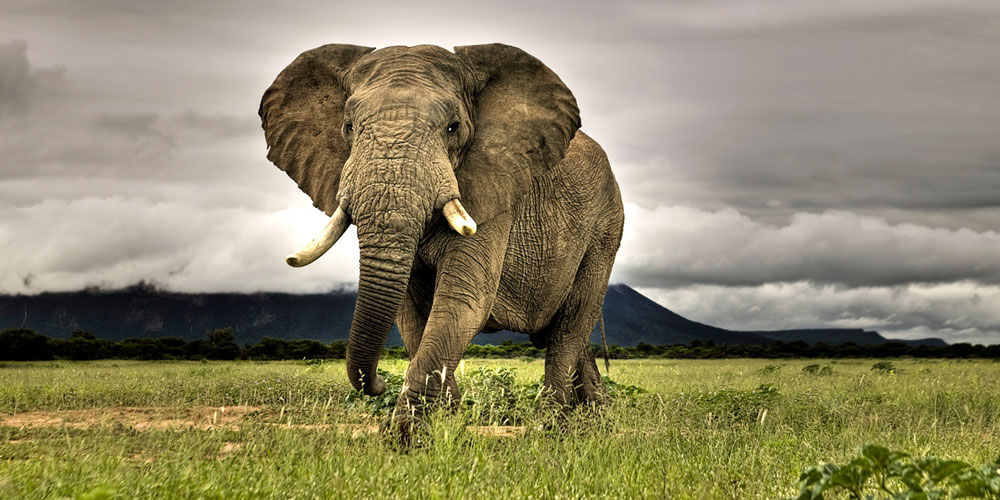
#> input picture test_image.jpg, 1000 x 500 px
$ jupyter execute ColoredSVDImageCompression.ipynb   (shell and % lines are left out)
#> lines starting #> are read from the running program, lines starting #| are printed output that depends on the picture
### svd_algo/ssvd.py
import numpy as np
import svd_algo.svd as svd


def svd_shuffle(matrix, block_size=16):
    """
    Using extended shuffling for single block here

    :param numpy.array matrix:
    :return:
    """

    M, N = matrix.shape
    X = []
    for i in range(M // block_size):
        a = i * block_size
        for j in range(N // block_size):
            b = j * block_size
            cell = matrix[a:a + block_size, b:b + block_size]

            cell = cell.reshape((1, -1))
            X.append(cell[0])
    X = np.array(X)
    return X


def svd_unshuffle(X, old_size, block_size=16):
    """
    Unshuffling the array

    :param block_size:
    :param numpy.ndarray X:
    :return:
    """
    m, n = old_size

    m = m - (m % block_size)
    n = n - (n % block_size)

    height, width = m // block_size, n // block_size

    A = [None] * height

    for i in range(len(X)):
        row = X[i].reshape((block_size, block_size))
        if (i * block_size) % n == 0:
            A[(i * block_size) // n] = row.copy()
        else:
            A[(i * block_size) // n] = np.hstack([A[(i * block_size) // n], row])

    res = A[0]
    for i in range(1, len(A)):
        res = np.vstack([res, A[i]])

    return res


# [12 lines that do not run on import are left out]

    # [9 lines of commented-out code are left out]

### svd_algo/svd.py
import numpy as np
from math import sqrt
import math


def compute_sigma(evalues, m, n):
    """
    Compute sigma(middle) matrix of SVD

    :param evalues:
    :param m:
    :param n:
    :return:
    """
    sigma = np.zeros((m, n))

    for i in range(m):
        try:
            sigma[i, i] = evalues[i] ** 0.5
        except IndexError as e:
            continue

    return sigma


def compute_V(evalues, evectors):
    """
    Compute V(right side matrix) of SVD

    :param evalues:
    :param evectors:
    :return:
    """
    evectors = evectors.T

    evalues, evectors = zip(*sorted(zip(evalues, evectors), reverse=True))
    evectors = np.array(evectors)

    V = evectors.T

    return V


def compute_U(matrix, S, V, n):
    """
    Compute U(left side matrix) of SVD

    :param matrix:
    :param S:
    :param V:
    :param n:
    :return:
    """
    UT = np.zeros((len(S), len(matrix)))

    n, m = S.shape

    for i in range(min(n, m)):
        d = np.dot((1 / S[i, i]), matrix)
        UT[i] = np.dot(d, V[i])

    U = UT.T

    return U


def svd(matrix):
    """
    SVD decomposition algorithm
    Decompose a given matrix to 3 matrices(U * sigma * V.T)
    More here:
    https://en.wikipedia.org/wiki/Singular-value_decomposition

    :param matrix: np.array
    :return: np.array, np.array, np.array
    """
    n, m = matrix.shape

    # Compute eigenvalues of A * A(T)
    AAT = matrix.dot(matrix.T)
    eigenvalues = np.linalg.eigvals(AAT)

    # Compute eigenvectors of A(T) * A
    ATA = matrix.T.dot(matrix)
    values, eigenvectors = np.linalg.eig(ATA)

    # Compute Sigma(S) -> middle diagonal matrix
    S = compute_sigma(eigenvalues, n, m)

    # Compute V -> right orthogonal matrix
    V = compute_V(values, eigenvectors)
    V = V.T

    # Compute U -> left orthogonal matrix
    U = compute_U(matrix, S, V, n)

    return U, S, V.T


def get_A_approximation(U, sigma, V, rank):
    """
    Return an matrix approximation of a specific rank
    based on its SVD decomposition(U, sigma, V)

    :param U:
    :param sigma:
    :param V:
    :param rank:
    :return:
    """

    a = np.matrix(U[:, :rank])
    b = sigma[:rank]
    b = b[:rank, :rank]
    c = np.matrix(V[:rank, :])

    approximation = np.matrix(a * b * c, dtype='float64')

    return approximation


# [13 lines that do not run on import are left out]

### svd_algo/compress_image.py
import numpy as np

from svd_algo import ssvd, svd


def compress_image(image, mode="grayscale", block_size=16, rank=20):
    """
    The main function to make a compression of the image

    :param image: np.array as a representation of image
    :param mode: 'grayscale' or 'rgb'
    :param block_size:
    :param rank: rank of approximation(the bigger rank -> better quality -> bigger size)
    :return: np.array as a representation of compressed image
    """

    possible_mode = ["grayscale", "rgb"]
    if mode not in possible_mode:
        raise ValueError(format("mode argument should be one of the: {}".format(", ".join(possible_mode))))

    if mode == "grayscale":
        X = ssvd.svd_shuffle(np.array(image, dtype='float64'), block_size)
        U, sigma, V = svd.svd(X)
        V = V.T

        reconstimg = svd.get_A_approximation(U, sigma, V, rank)

        img = ssvd.svd_unshuffle(reconstimg, image.shape, block_size)

        return img

    elif mode == "rgb":
        if len(image.shape) < 3 or image.shape[2] != 3:
            raise ValueError(
                "Image matrix should be of the size (n, m, 3) Where n, m - size of the image and 3 means three dimensions (RGB)")

        # Split into 3 layers
        layers = []
        for i in range(3):
            layers.append(image[:, :, i].copy())

        # Decompose each layer
        decomposed_layers = []

        for layer in layers:
            layer_X = ssvd.svd_shuffle(np.array(layer, dtype='float64'), block_size=16)
            U, sigma, V = svd.svd(layer_X)
            V = V.T

            decomposed_layers.append([U, sigma, V])

        # Apply approximation for each compressed_layer

        compressed_layers = []
        for dcl in decomposed_layers:
            U, sigma, V = dcl

            sl = svd.get_A_approximation(U, sigma, V, rank)
            l = ssvd.svd_unshuffle(sl, layers[0].shape, 16)

            compressed_layers.append(l)

        # Combine all 3 layers into 1 matrix and return the compressed image
        n, m = compressed_layers[0].shape
        compressedImage = np.zeros((n, m, 3), 'uint8')

        compressedImage[:, :, 0] = compressed_layers[0]
        compressedImage[:, :, 1] = compressed_layers[1]
        compressedImage[:, :, 2] = compressed_layers[2]

        return compressedImage

### ColoredSVDImageCompression.ipynb
[cell 1]
import matplotlib.pyplot as plt
import numpy as np
import time

from PIL import Image

[cell 2]
# Open the image and show it in RGB mode

[cell 3]
img = Image.open('test_image.jpg')
#> img is the input picture: PIL image 1000x500 RGB; mean R, G, B 141.6, 134.5, 104.4

imggray = img.convert()
plt.figure(figsize=(12, 6))
plt.imshow(imggray)

[cell 4]
# Convert image to the RGB numpy matrix

[cell 5]
coloredImg = np.array(img)

plt.figure(figsize=(12,6))
plt.imshow(coloredImg);

[cell 6]
# Split the RGB matrix to 3 channels(3 matrices)

[cell 7]
R = coloredImg[:, :, 0].copy()
G = coloredImg[:, :, 1].copy()
B = coloredImg[:, :, 2].copy()
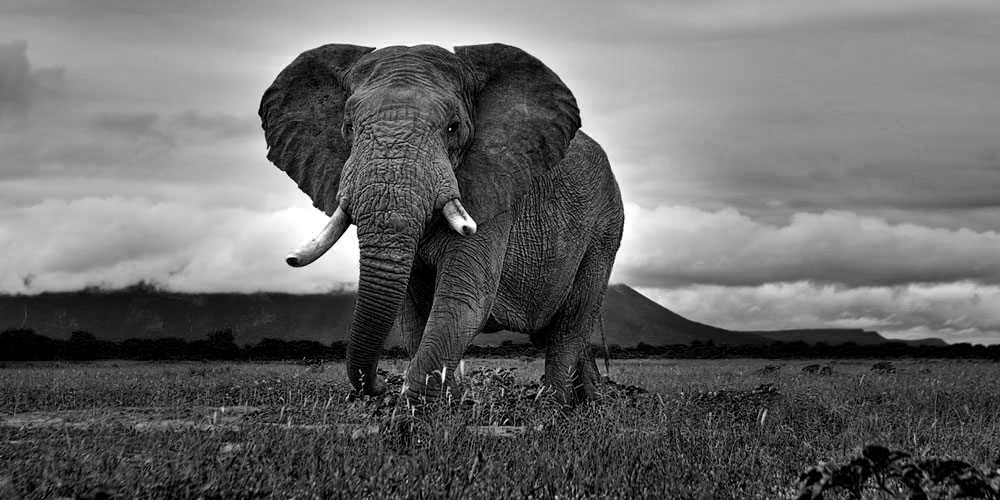
#> B: shape (500, 1000); min 0, max 255, mean 104.4


plt.figure(figsize=(12,6))
plt.imshow(R);

plt.figure(figsize=(12,6))
plt.imshow(G);

plt.figure(figsize=(12,6))
plt.imshow(B);

[cell 8]
# Turn SVD for each layer

import svd_algo.svd as svd
import svd_algo.ssvd as ssvd

layers = [R, G, B]
decopmosed_layers = []

for layer in layers:
    layer_X = ssvd.svd_shuffle(np.array(layer, dtype='float64'), block_size=16)
    U, sigma, V = svd.svd(layer_X)
    V = V.T

    decopmosed_layers.append([U, sigma, V])
#> this loop made 3 passes
#> pass 1, in svd, `values, eigenvectors = np.linalg.eig(ATA)`:
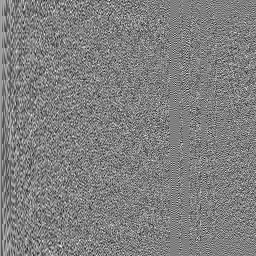
#> eigenvectors: shape (256, 256) float64; min -0.266, max 0.264, mean 0.000244; drawn with min black and max white
#> after the loop:
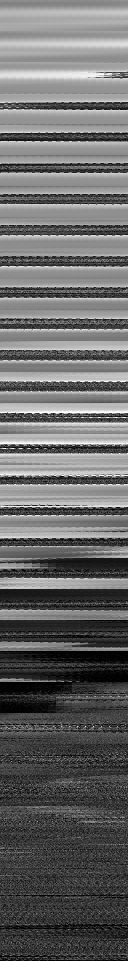
#> layer_X: shape (1922, 256) float64 (shown at 1/2 size); min 0, max 255, mean 104.9
#> after the loop, decopmosed_layers = 3 items

[cell 9]
# Apply approximation for each compressed_layer

[cell 10]
compressed_layers = []
rank = 30

for dcl in decopmosed_layers:
    U, sigma, V = dcl

    a = np.matrix(U[:, :rank])
    b = sigma[:rank]
    b = b[:rank, :rank]
    c = np.matrix(V[:rank, :])

    sl = np.matrix(a * b * c, dtype='float64')
    l = ssvd.svd_unshuffle(sl, layers[0].shape, 16)

    compressed_layers.append(l)
#> this loop made 3 passes
#> pass 1, `b = sigma[:rank]`:
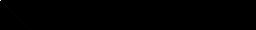
#> b: shape (30, 256) float64; min 0, max 105367, mean 23.4; drawn with min black and max white
#> after the loop:
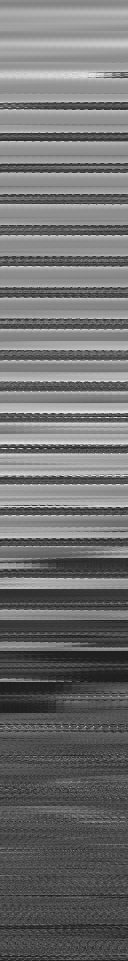
#> sl: shape (1922, 256) float64 (shown at 1/2 size); min -39.03, max 287.7, mean 104.9; drawn with min black and max white
#> after the loop, compressed_layers = 3 items

[cell 11]
# Combine all 3 layers into 1 matrix and show the image

[cell 12]
n, m = compressed_layers[0].shape
#> n = 496; m = 992
compressedImage = np.zeros((n, m, 3), 'uint8')

compressedImage[:, :, 0] = compressed_layers[0]
compressedImage[:, :, 1] = compressed_layers[1]
compressedImage[:, :, 2] = compressed_layers[2]
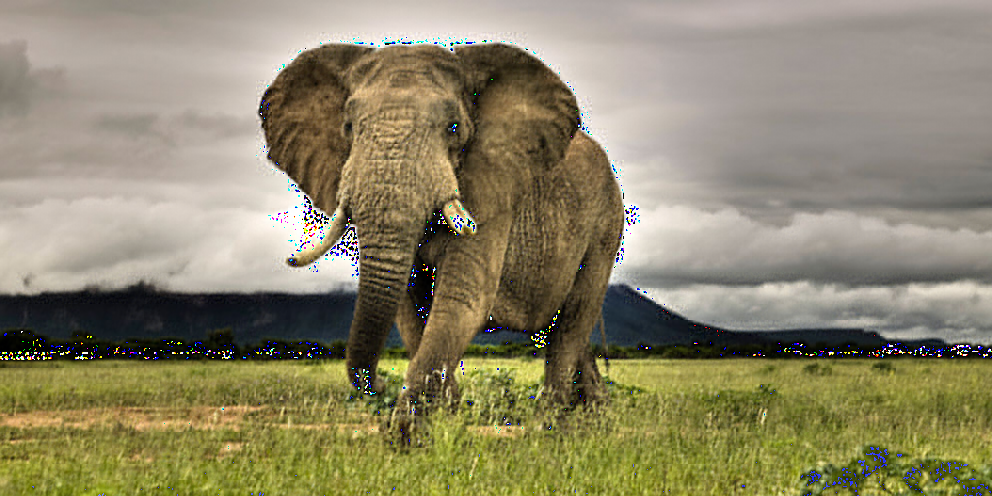
#> compressedImage: shape (496, 992, 3); mean of channels 0, 1, 2 141, 134, 105.2; drawn as R, G, B

[cell 13]
plt.figure(figsize=(12,6))
plt.imshow(compressedImage);

# Do the same, but using functionality of svd_algo library

[cell 14]
import svd_algo.compress_image as ci
compressedImage = ci.compress_image(coloredImg, mode='rgb', block_size=16, rank=30)
#> after the loop in compress_image, `for i in range(3):`: layers = 3 items
#> the loop in compress_image, `for layer in layers:` made 3 passes
#> pass 1, in compute_V (call 4), `evectors = evectors.T`:
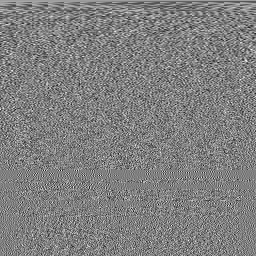
#> evectors: shape (256, 256) float64; min -0.266, max 0.264, mean 0.000244; drawn with min black and max white
#> pass 1, in compute_V (call 4), `V = evectors.T`:
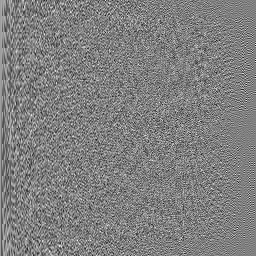
#> V: shape (256, 256) float64; min -0.266, max 0.264, mean 0.000244; drawn with min black and max white
#> the loop in compress_image, `for dcl in decomposed_layers:` made 3 passes
#> pass 1, in get_A_approximation, `approximation = np.matrix(a * b * c, dtype='float64')`:
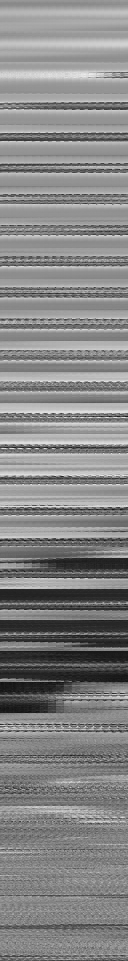
#> approximation: shape (1922, 256) float64 (shown at 1/2 size); min -29.39, max 295.8, mean 141.7; drawn with min black and max white
#> pass 1, in compress_image, `l = ssvd.svd_unshuffle(sl, layers[0].shape, 16)`:
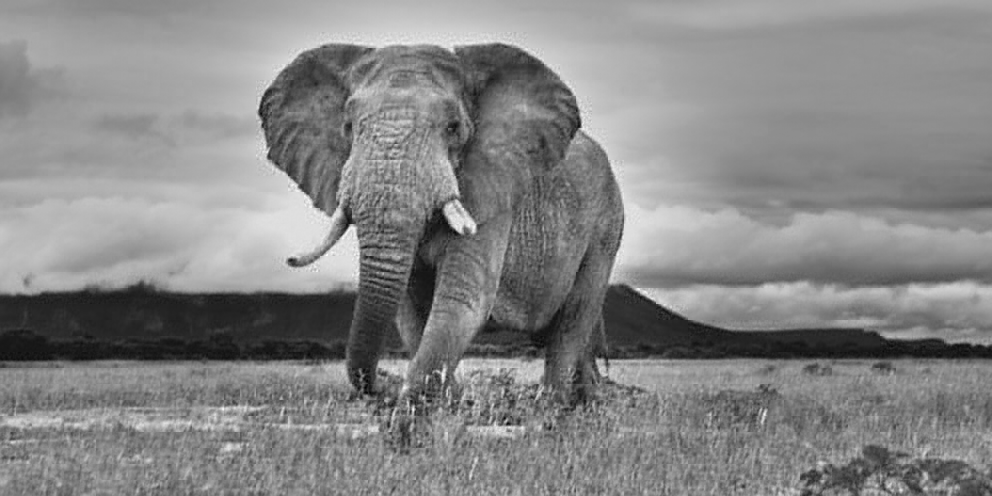
#> l: shape (496, 992) float64; min -29.39, max 295.8, mean 141.7; drawn with min black and max white
